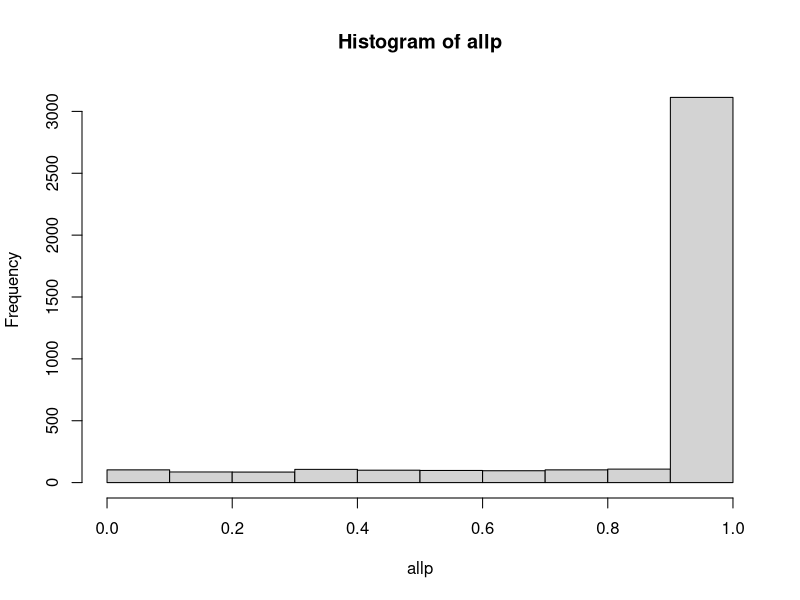
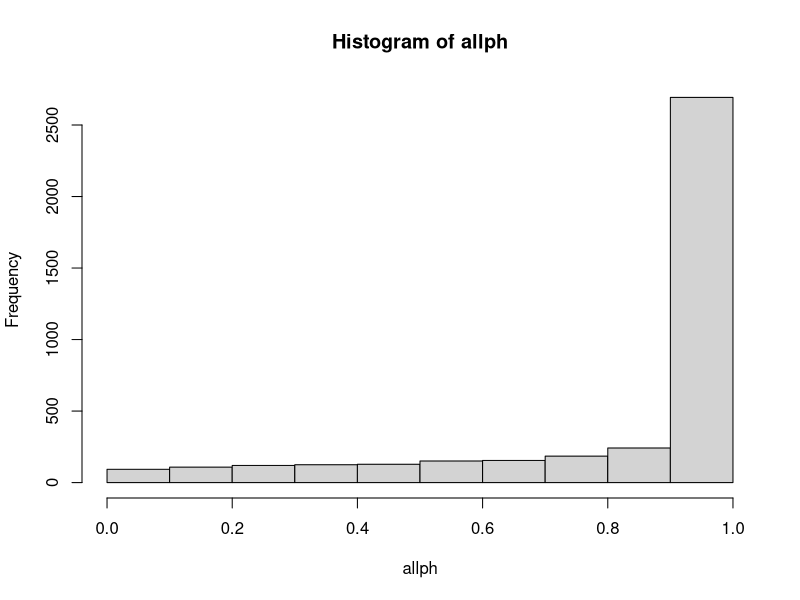
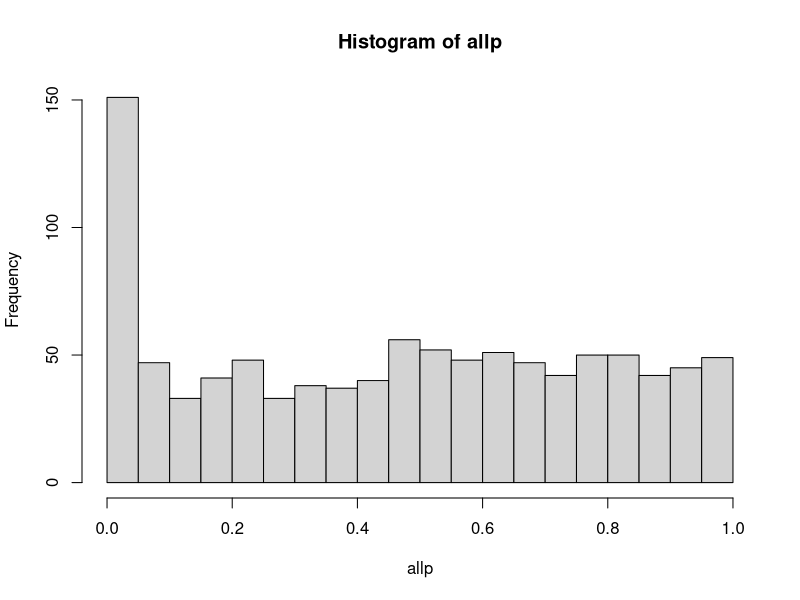
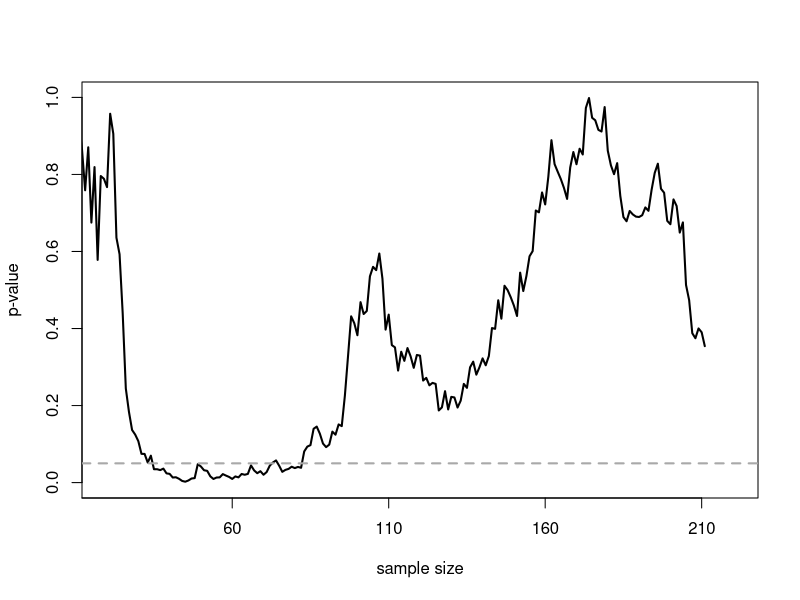
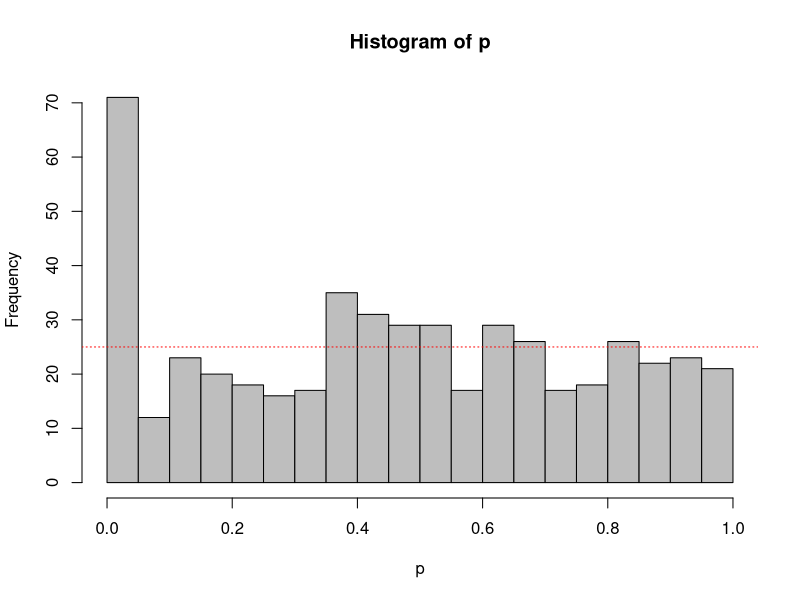

R code for these plots, in order:
## ---- chunk 1
knitr::opts_chunk$set(echo = TRUE)
## ---- chunk 2
z <- 5
 
1-pnorm(z)


## ---- chunk 3
#so for each test, p is just selected at random from 0 to 1.
#And we then multiply each p-value by 4

#make a vector of N p-values selected at random
N  <- 10
pN <- runif(N)
pN
#multiply them by n values
pN*N
#now use p.adjust for same values
p.adjust(pN,method='bonferroni')


require(stats)
allp<-vector() #initialise vector
allph<-allp #copy it so we can compare holm method
for (i in 1:1000){
  p4<-p.adjust(runif(4),method='bonferroni')
  p4h <- p.adjust(runif(4),method='holm')
  allp <- c(allp, p4)
  allph <- c(allph,p4h)
}
hist(allp)
hist(allph)

## ---- chunk 4
nsim <- 1000 #N simulations
totsamplesize <- 5000

allp<-vector() #initialise to hold selected p-value on each run
for (i in 1:nsim){
alldata<-rnorm(totsamplesize,0,1) #500 subs in group A
alldatb <- rnorm(totsamplesize,0,1) #500 subs in group B
  thisp<-1
for (j in 1:5){ 

  lastrow <- j*(totsamplesize/5)
  myp<-t.test(alldata[1:lastrow],alldatb[1:lastrow])$p.value
  if(myp<.05){thisp<-myp}
}
  if(thisp==1){thisp <-myp} #take last value if none is <.05

{allp<-c(allp,thisp)
}
}
hist(allp,breaks=20)

## ---- chunk 5
n<-200 #total number of datapoints (per condition) you are willing to collect after initial 10

D<-0.0 #True effect size (Keep SD below to 1, otherwise, this is just mean dif, not d)
SD<-1 #Set True standard deviation.

p<-numeric(n) #store p-values
x<-numeric(n) #store x-values - i.e. this is group 1
y<-numeric(n) #store y-values -i.e. this is group 2

n<-n+10 #script calculates p-values after 10 people in each condition, so add 10 to number of datapoints

for(i in 10:n){ #for each simulated participants after the first 10
  x[i]<-rnorm(n = 1, mean = 0, sd = SD)
  y[i]<-rnorm(n = 1, mean = D, sd = SD)
  z<-t.test(x[1:i],y[1:i], var.equal=TRUE) #perform the t-test
  p[i]<-z$p.value 
}

p<-p[10:n] #Remove forst 10 empty p-values

#Create the plot
#png(file="p-value_over_time.png",width=4000,height=2000, , units = "px", res = 500)
plot(0, col="red", lty=1, lwd=3, ylim=c(0,1), xlim=c(10,n), type="l", xlab='sample size', ylab='p-value', cex.lab=1, cex.axis=1, xaxt = "n")
lines(p, lwd=2)
abline(h=0.05, col="darkgrey", lty=2, lwd=2) #draw ine at p = 0.05
axis(1, at=seq(0, n-10, by=(n-10)/4), labels = seq(10, n, by=(n-10)/4))
#dev.off()

min(p) #Return lowest p-value from all looks
cat("The lowest p-value was observed at sample size",which.min(p)+10) #Return the sample size at which the p-value was smallest
cat("The p-value dropped below 0.05 for the first time as sample size",which(p<0.05)[1]+10) #Return the sample size at which the p-value dropped below 0.05 for the first

#Š Daniel Lakens, 2016. 
# This work is licensed under a Creative Commons Attribution-NonCommercial-ShareAlike 4.0 International License. https://creativecommons.org/licenses/by-nc-sa/4.0/
## ---- chunk 6
#Hmm - this is doing similar thing to my optstop chunk above, but seems quite clunky!
#In part because I just simulated max, then ran test at different points, where L actually simulates each stage.

N<-100 #total number of datapoints (per condition) you are willing to collect
Looks<-5 #set number of looks at the data
nSim<-500 #number of simulated studies (originally at 50000 - crashed my machine!)
alpha<-0.05 #set alpha

D<-0 #True effect size (must be 0 when simulating Type 1 errors)

#Take care of some settings
options(scipen=100, digits=4) #disable scientific notation for numbers
LookN<-ceiling(seq(0,N,N/Looks)) #Determine at which N's to look
LookN<-LookN[-1] #remove look at 0
LookN<-LookN[LookN > 2] #Remove looks at N of 1 or 2 (not possible with t-test)
Looks<-length(LookN) #if looks are removed, change number of looks
matp<-matrix(NA, nrow=nSim, ncol=Looks) #Matrix for p-values at sequential tests
SigSeq<-numeric(Looks) #Variable to store final p-values
OptStop<-numeric(nSim) #variable to store positions of optional stopping
p<-numeric(nSim) #Variable to save optional stopping p-values

#Loop data generation for each study, then loop to perform a test for each N 
for (i in 1:nSim){
  x<-rnorm(n = N, mean = 0, sd = 1)
  y<-rnorm(n = N, mean = D, sd = 1)
  for (j in 1:Looks){
  matp[i,j]<-t.test(x[1:LookN[j]],y[1:LookN[j]], var.equal=TRUE)$p.value #perform the t-test, store
  }
  if(i/100==round(i/100,0)){ #I altered progress marker to avoid slowing up script with each iteration being marked
  cat('Loop', i, 'of', nSim,'\n')
  }
}

#Save Type 1 error rate for each look
for (i in 1:Looks){
  SigSeq[i] <- sum(matp[,i]<alpha)
}

#Get the positions at which are stopped, and then these p-values
for (i in 1:nSim){
  OptStop[i] <- min(which(matp[i,]<alpha))
}
OptStop[is.infinite(OptStop)] <- Looks #If nothing significant, take last p-value (fixes error warning)
for (i in 1:nSim){
  p[i] <- matp[i,OptStop[i]]
}

breaks<-20 #changed this to smooth the histo with smaller N runs
hist(p, breaks=breaks,col="grey")
abline(h=nSim/breaks, col = "red", lty=3)

#Return Type 1 error rates for each look, and the the Type 1 error rate when only reporting the lowest p-value over all looks
cat("Type 1 error rates for look 1 to", Looks,":", SigSeq/nSim)
cat("Type 1 error rate when only the lowest p-value for all looks is reported:", sum(p<alpha)/nSim)

#Š Daniel Lakens, 2016. 
# This work is licensed under a Creative Commons Attribution-NonCommercial-ShareAlike 4.0 International License. https://creativecommons.org/licenses/by-nc-sa/4.0/
